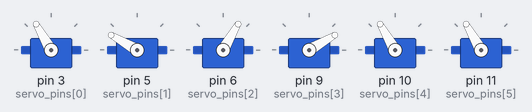
The sketch below on a simulated Arduino Uno, built with avr-gcc and run on an emulated ATmega328P. Parts: 6 × servo.

Above: at 0.1 s.
Timing chart, 0 to 1.6 s (numbered marks = the images above):
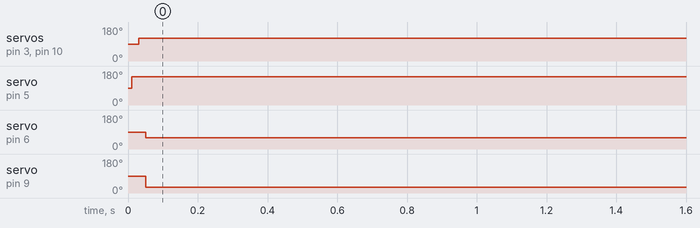

The sketch:

Sumultaous_ch-original.ino
```cpp
/*
Program: Control 6 SG90s Independently Using Arduino
File: control_6_sg90s_independently_using_arduino.ino
Description: Control 6 servos independently using Arduino.
Author: Addison Sears-Collins
Website: https://automaticaddison.com
Date: June 29, 2020
*/

#include <Servo.h>

// Define the number of servos
#define SERVOS 6

// Define the number of states
#define STATES 7

// Create the servo objects.
Servo myservo[SERVOS];

// Attach servos to digital pins on the Arduino
int servo_pins[SERVOS] = {3,5,6,9,10,11};

// Potential angle values of the servos in degrees
int angle_states[STATES] = {180, 150, 120, 90, 60, 30, 0};

void setup() {

  for(int i = 0; i < SERVOS; i++) {

    // Attach the servo to the servo object
    myservo[i].attach(servo_pins[i]);

    // Wait 500 milliseconds
    //delay(500);
  }
}

void loop() {

   myservo[5].write(angle_states[2]);
   delay(10);
   myservo[1].write(angle_states[1]);
   delay(10);
   myservo[4].write(angle_states[2]);
   delay(10);
   myservo[0].write(angle_states[2]);
   delay(10);
   myservo[2].write(angle_states[4]);
   delay(10);
   myservo[3].write(angle_states[5]);
   delay(10);
  // Move in one direction.
  /*for(int i = 0; i < STATES; i++) {


    //myservo[1].write(angle_states[i]);
    delay(10);
    //myservo[2].write(angle_states[i]);
    delay(10);
    //myservo[3].write(angle_states[i]);
    delay(10);
    //myservo[4].write(angle_states[i]);
    delay(10);
    //myservo[0].write(angle_states[i]);
    delay(10);
  }

  // Move in the other direction
  for(int i = (STATES - 1); i >= 0; i--) {


    //myservo[1].write(angle_states[i]);
    delay(10);
    //myservo[2].write(angle_states[i]);
    delay(10);
    //myservo[3].write(angle_states[i]);
    delay(10);
    //myservo[4].write(angle_states[i]);
    delay(10);
    //myservo[0].write(angle_states[i]);
    delay(10);
  }*/
}
```

Measured:
- by itself, servo on pin 3 (servo_pins[0]), servo on pin 10 (servo_pins[4]): 90° → 120° at 0.03 s
- by itself, servo on pin 5 (servo_pins[1]): 90° → 150° at 0.01 s
- by itself, servo on pin 6 (servo_pins[2]): 90° → 60° at 0.05 s
- by itself, servo on pin 9 (servo_pins[3]): 90° → 30° at 0.05 s
